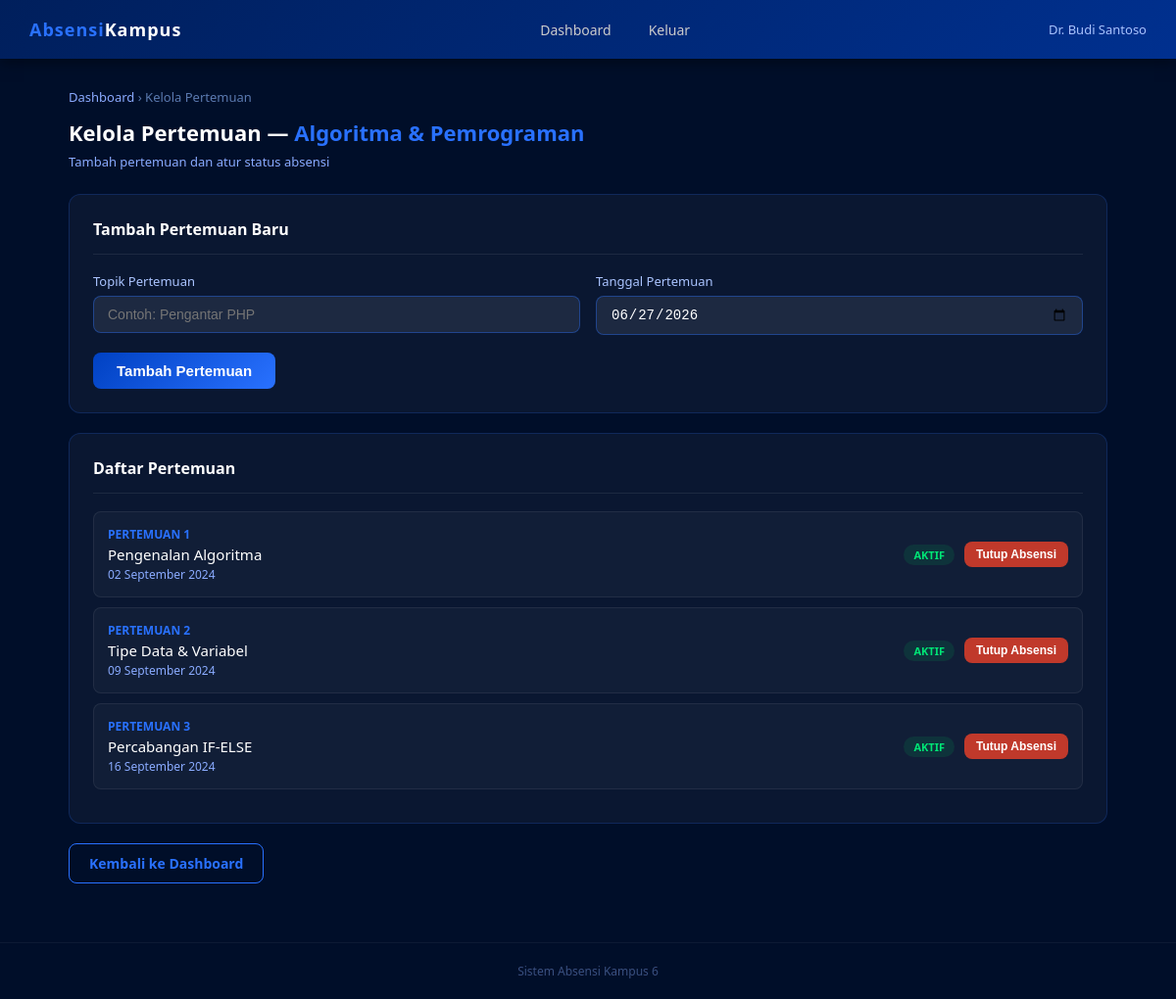
/tambah_pertemuan.php?mk_id=1 (signed in), run on an earlier commit of the app's database.
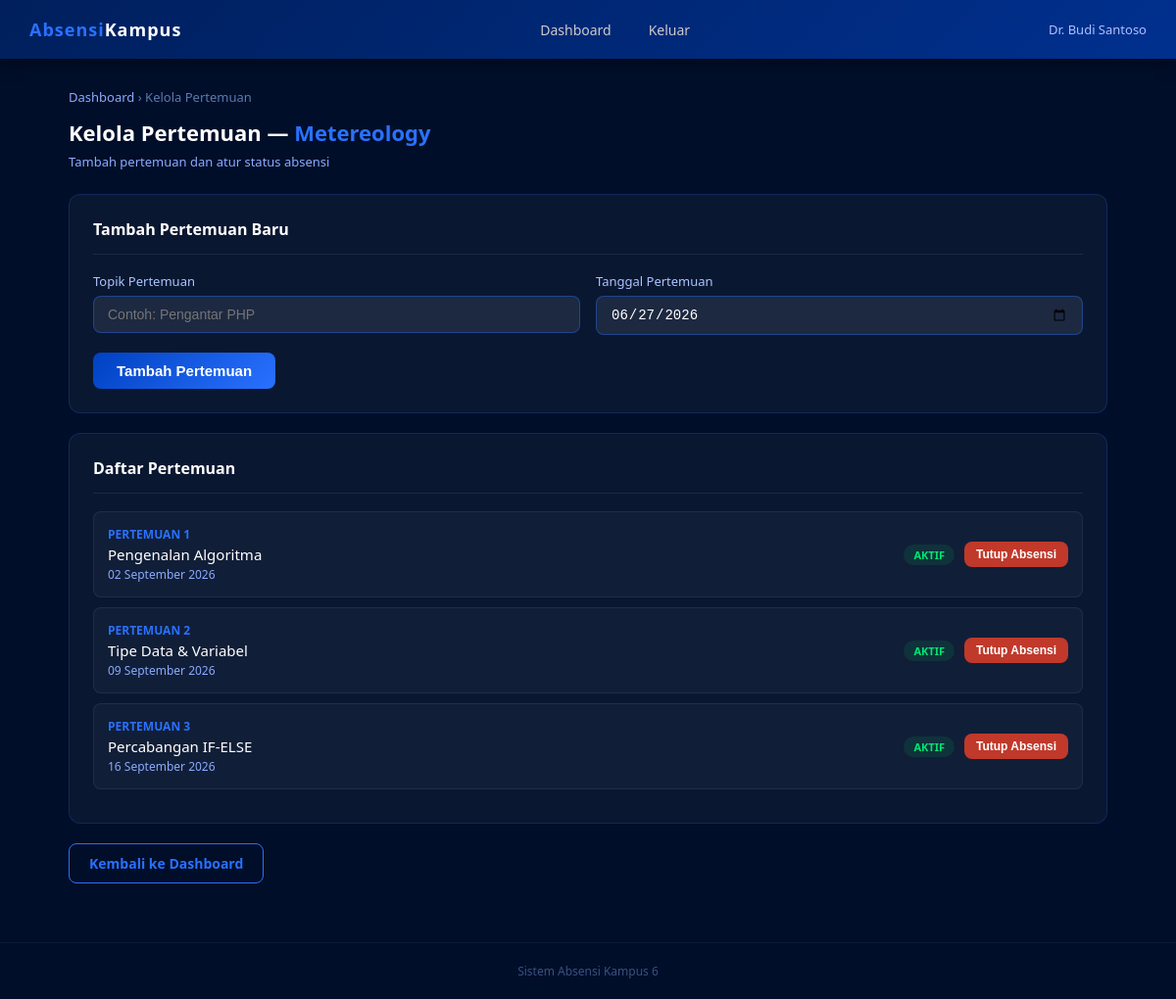
And on a later commit of the database.
### tables this page shows
CREATE TABLE mata_kuliah (
    id INT AUTO_INCREMENT PRIMARY KEY,
    kode_mk VARCHAR(10) UNIQUE NOT NULL,
    nama_mk VARCHAR(100) NOT NULL,
    sks INT DEFAULT 2,
    dosen_id INT,
    semester VARCHAR(10),
    created_at TIMESTAMP DEFAULT CURRENT_TIMESTAMP,
    FOREIGN KEY (dosen_id) REFERENCES users(id)
);

CREATE TABLE pertemuan (
    id INT AUTO_INCREMENT PRIMARY KEY,
    mata_kuliah_id INT NOT NULL,
    pertemuan_ke INT NOT NULL,
    topik VARCHAR(200),
    tanggal DATE NOT NULL,
    status ENUM('aktif', 'selesai') DEFAULT 'aktif',
    FOREIGN KEY (mata_kuliah_id) REFERENCES mata_kuliah(id)
);

### tambah_pertemuan.php (the view, shortened to what this page needs)
<?php
require_once 'config.php';
$dosen_id = $_SESSION['user_id'];
$mk_id = intval($_GET['mk_id'] ?? 0);
$mk = mysqli_fetch_assoc(mysqli_query($conn,
    "SELECT * FROM mata_kuliah WHERE id = $mk_id AND dosen_id = $dosen_id"
));
$daftar = mysqli_query($conn, "SELECT * FROM pertemuan WHERE mata_kuliah_id = $mk_id ORDER BY pertemuan_ke");
?>
<!DOCTYPE html>
<html lang="id">
<head>
    <link rel="stylesheet" href="style.css">
</head>
<body>
<nav class="navbar">
    <div class="logo"><span>Absensi</span>Kampus</div>
    <div class="nav-links">
        <a href="dashboard_dosen.php">Dashboard</a>
        <a href="logout.php">Keluar</a>
    </div>
    <div class="user-info"><?= htmlspecialchars($_SESSION['nama']) ?></div>
</nav>
<div class="container">
    <div style="font-size:13px; color:#5a7ab0; margin-bottom:12px;">
        <a href="dashboard_dosen.php" style="color:#8aabff;">Dashboard</a> &rsaquo; Kelola Pertemuan
    </div>
    <div class="page-title">Kelola Pertemuan — <span><?= htmlspecialchars($mk['nama_mk']) ?></span></div>
    <div class="page-subtitle">Tambah pertemuan dan atur status absensi</div>
    <div class="card">
        <div class="card-header">
            <div class="card-title">Tambah Pertemuan Baru</div>
        </div>
        <form method="POST">
            <div style="display:grid; grid-template-columns: 1fr 1fr; gap:16px;">
                <div class="form-group">
                    <label>Topik Pertemuan</label>
                    <input type="text" name="topik" placeholder="Contoh: Pengantar PHP" required>
                </div>
                <div class="form-group">
                    <label>Tanggal Pertemuan</label>
                    <input type="date" name="tanggal" value="<?= date('Y-m-d') ?>" required>
                </div>
            </div>
            <button type="submit" class="btn btn-primary" style="width:auto; padding:10px 24px;">
                Tambah Pertemuan
            </button>
        </form>
    </div>
    <div class="card">
        <div class="card-header">
            <div class="card-title">Daftar Pertemuan</div>
        </div>
        <?php if (mysqli_num_rows($daftar) == 0): ?>
            <div class="alert alert-info">Belum ada pertemuan. Tambahkan pertemuan pertama di atas.</div>
        <?php else: ?>
            <?php while ($p = mysqli_fetch_assoc($daftar)): ?>
            <div class="pertemuan-item">
                <div class="pertemuan-info">
                    <div class="nomor">PERTEMUAN <?= $p['pertemuan_ke'] ?></div>
                    <div class="topik"><?= htmlspecialchars($p['topik'] ?? 'Tidak ada topik') ?></div>
                    <div class="tanggal"><?= date('d F Y', strtotime($p['tanggal'])) ?></div>
                </div>
                <div style="display:flex; align-items:center; gap:10px;">
                    <span class="badge badge-<?= $p['status'] ?>"><?= strtoupper($p['status']) ?></span>
                    <form method="POST">
                        <?php if ($p['status'] == 'aktif'): ?>
                            <button type="submit" class="btn btn-danger btn-sm">Tutup Absensi</button>
                        <?php else: ?>
                            <input type="hidden" name="status_baru" value="aktif">
                            <button type="submit" class="btn btn-success btn-sm">Buka Absensi</button>
                        <?php endif; ?>
                    </form>
                </div>
            </div>
            <?php endwhile; ?>
        <?php endif; ?>
    </div>
    <a href="dashboard_dosen.php" class="btn btn-outline">Kembali ke Dashboard</a>
</div>
<div class="footer">Sistem Absensi Kampus 6</div>
</body>
</html>

What changed in the data, as far as the page shows it:
changed mata_kuliah: nama_mk "Algoritma & Pemrograman" → "Metereology"
changed pertemuan "Pengenalan Algoritma": tanggal "02 September 2024" → "02 September 2026"
changed pertemuan "Tipe Data & Variabel": tanggal "09 September 2024" → "09 September 2026"
changed pertemuan "Percabangan IF-ELSE": tanggal "16 September 2024" → "16 September 2026"
